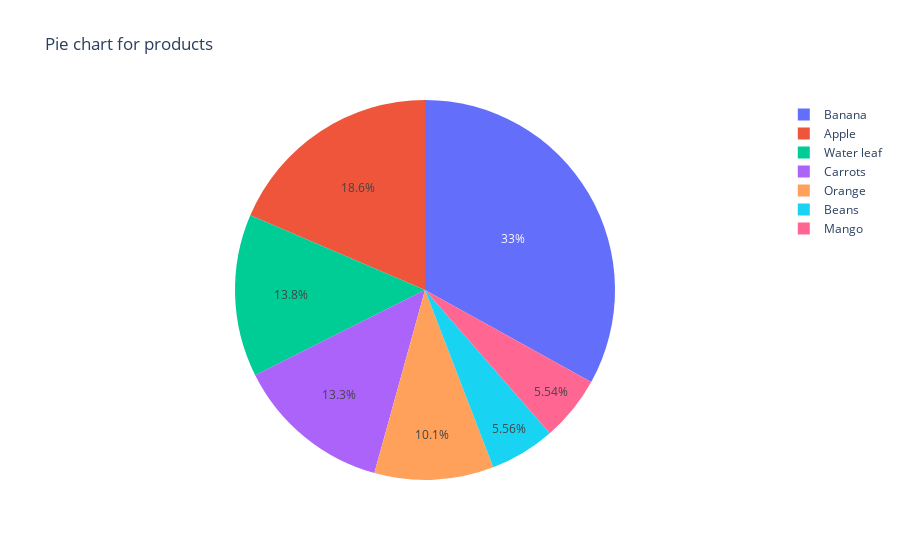

The notebook cell this image was saved under:
### Code cell
piechart

### Figure 1 — Plotly figure (JSON) as saved in the notebook; plotly's stock layout.template omitted (floating-point values rounded to 4 significant figures)
{"data": [{"domain": {"x": [0, 1], "y": [0, 1]}, "hovertemplate": "Product=%{label}<br>Amount=%{value}<extra></extra>", "labels": ["Apple", "Banana", "Beans", "Carrots", "Mango", "Orange", "Water leaf"], "legendgroup": "", "name": "", "showlegend": true, "type": "pie", "values": [191257, 340295, 57281, 136945, 57079, 104438, 142439]}], "layout": {"legend": {"tracegroupgap": 0}, "title": {"text": "Pie chart for products"}}}
